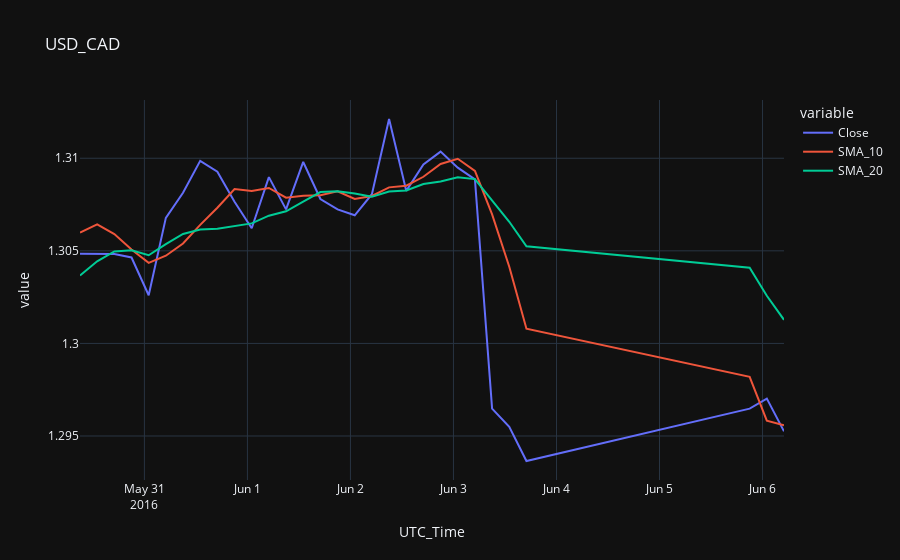

Notebook source saved alongside this figure:
### Code cell
import plotly.express as px
fig = px.line(data1, x="UTC_Time", y=['Close', 'SMA_10', 'SMA_20'], title='USD_CAD', template = 'plotly_dark')
fig.show()
